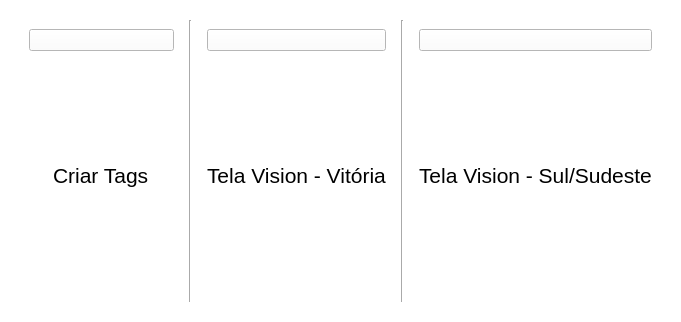
<?xml version="1.0" encoding="UTF-8"?>
<ui version="4.0">
 <class>Form</class>
 <widget class="QWidget" name="Form">
  <property name="geometry">
   <rect>
    <x>0</x>
    <y>0</y>
    <width>681</width>
    <height>322</height>
   </rect>
  </property>
  <property name="windowTitle">
   <string>Form</string>
  </property>
  <property name="styleSheet">
   <string notr="true">background-color: white;
color: black;</string>
  </property>
  <layout class="QGridLayout" name="gridLayout">
   <item row="0" column="0">
    <widget class="QWidget" name="widget" native="true">
     <layout class="QGridLayout" name="gridLayout_2">
      <item row="0" column="0">
       <widget class="QWidget" name="widget_2" native="true">
        <layout class="QGridLayout" name="gridLayout_3">
         <item row="1" column="0" alignment="Qt::AlignmentFlag::AlignHCenter">
          <widget class="QLabel" name="label">
           <property name="font">
            <font>
             <pointsize>16</pointsize>
            </font>
           </property>
           <property name="text">
            <string>Criar Tags</string>
           </property>
          </widget>
         </item>
         <item row="0" column="0">
          <widget class="QPushButton" name="criar_tags">
           <property name="text">
            <string/>
           </property>
          </widget>
         </item>
        </layout>
       </widget>
      </item>
      <item row="0" column="4">
       <widget class="QWidget" name="widget_4" native="true">
        <layout class="QGridLayout" name="gridLayout_5">
         <item row="1" column="0" alignment="Qt::AlignmentFlag::AlignHCenter">
          <widget class="QLabel" name="label_3">
           <property name="font">
            <font>
             <pointsize>16</pointsize>
            </font>
           </property>
           <property name="text">
            <string>Tela Vision - Sul/Sudeste</string>
           </property>
          </widget>
         </item>
         <item row="0" column="0">
          <widget class="QPushButton" name="telasul">
           <property name="text">
            <string/>
           </property>
          </widget>
         </item>
        </layout>
       </widget>
      </item>
      <item row="0" column="1">
       <widget class="Line" name="line">
        <property name="orientation">
         <enum>Qt::Orientation::Vertical</enum>
        </property>
       </widget>
      </item>
      <item row="0" column="2">
       <widget class="QWidget" name="widget_3" native="true">
        <layout class="QGridLayout" name="gridLayout_4">
         <item row="1" column="0" alignment="Qt::AlignmentFlag::AlignHCenter">
          <widget class="QLabel" name="label_2">
           <property name="font">
            <font>
             <pointsize>16</pointsize>
            </font>
           </property>
           <property name="text">
            <string>Tela Vision - Vitória</string>
           </property>
          </widget>
         </item>
         <item row="0" column="0">
          <widget class="QPushButton" name="telavit">
           <property name="text">
            <string/>
           </property>
          </widget>
         </item>
        </layout>
       </widget>
      </item>
      <item row="0" column="3">
       <widget class="Line" name="line_2">
        <property name="orientation">
         <enum>Qt::Orientation::Vertical</enum>
        </property>
       </widget>
      </item>
     </layout>
    </widget>
   </item>
  </layout>
 </widget>
 <resources>
  <include location="resources.qrc"/>
 </resources>
 <connections/>
</ui>
